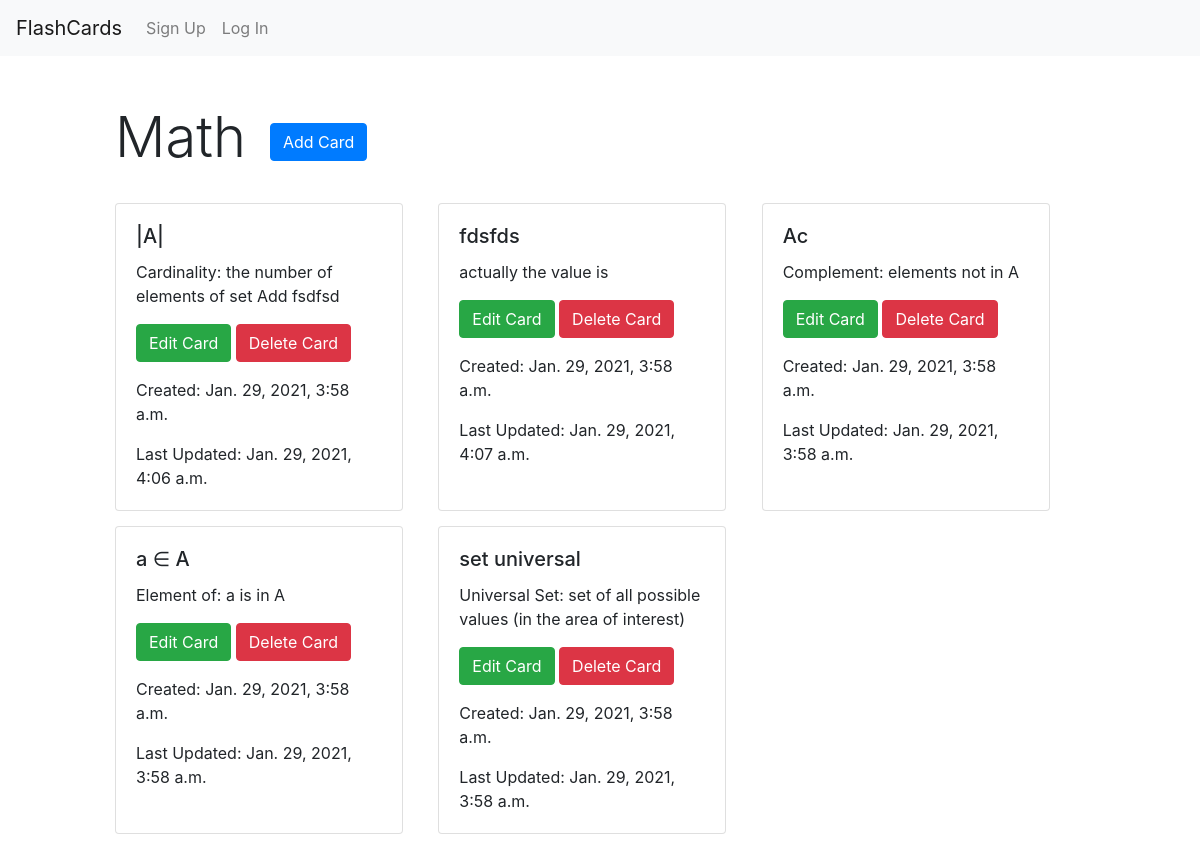
/deck/1, run on the app's committed database.
### flashapp/models.py (models this page shows)
class Deck(models.Model):
    title = models.TextField(max_length=150)
    user = models.ForeignKey(User, on_delete=models.CASCADE)

class Card(models.Model):
    title = models.TextField(max_length=150)
    notes = models.TextField(max_length=300)
    deck = models.ForeignKey(Deck, on_delete=models.CASCADE)
    date_created = models.DateTimeField(default=timezone.now())
    date_updated = models.DateTimeField(default=timezone.now())

### flashapp/views.py (the view)
# urls.py: path('deck/<deck>', views.deck, name="deck"),
def deck(request, deck):
    current_deck = Deck.objects.get(id=deck)
    cards = Card.objects.filter(deck_id=deck)
    return render(request, 'deck.html', {"deck": current_deck, "cards": cards})

### flashapp/templates/deck.html (shortened to what this page needs)
{% extends 'base.html' %}
{% load tz %}
{% block content %}
<div class="container-fluid">
    <div class="row mt-5">
        <div class="col-1"></div>
        <div class="col-10 d-flex justify-content-left align-items-center">
            <h1 class="display-4">{{ deck.title }}</h1>
            <a href="{% url 'add-card' deck=deck.id %}" class="btn btn-primary my-2 ml-4">Add Card</a>
        </div>
        <div class="col-1"></div>
    </div>
    <div class="row mt-4">
        <div class="col-1"></div>
        <div id="deck-container" class="col-10">
            {% for card in cards %}
            <div class="card" style="width: 18rem;">
                <div class="card-body">
                    <h5 class="card-title">{{ card.title }}</h5>
                    <p class="card-text">{{ card.notes }}</p>
                    <a href="{% url 'edit-card' card=card.id %}" class="btn btn-success">Edit Card</a>
                    <a href="{% url 'delete' card=card.id%}"class="btn btn-danger">Delete Card</a>
                    <p class="card-text mt-3">{% localtime on %} Created: {{ card.date_created }} {% endlocaltime %}</p>
                    <p class="card-text mt-3">{% localtime on %} Last Updated: {{ card.date_updated }} {% endlocaltime %}</p>
                </div>
            </div>
            {% endfor %}
        </div>
        <div class="col-1"></div>
    </div>
</div>
{% endblock %}

### flashapp/templates/base.html (shortened to what this page needs)
{% load bootstrap4 %}
<!DOCTYPE html>
<html lang="en">
<head>
    {% block styles %}
        {% bootstrap_css %}
        {% load static %}
        <link rel="stylesheet" href="{% static 'style.css' %}" media="all">
    {% endblock %}
</head>
<body>
    {% include "navbar.html" %}
    {% block content %} {% endblock %}
</body>
</html>

### flashapp/templates/navbar.html (shortened to what this page needs)
<nav class="navbar navbar-expand-lg navbar-light bg-light">
  <a class="navbar-brand" href="{% url 'homepage' %}">FlashCards</a>
  <div class="collapse navbar-collapse" id="navbarSupportedContent">
    <ul class="navbar-nav mr-auto">
        {% if not user.is_authenticated %}
        <li class="nav-item">
            <a class="nav-link" href="{% url 'signup' %}">Sign Up</a>
        </li>
        <li class="nav-item">
            <a class="nav-link" href="{% url 'login' %}">Log In</a>
        </li>
        {% else %}
        <li class="nav-item">
            <a class="nav-link" href="{% url 'logout' %}">Log Out</a>
        </li>
        {% endif %}
    </ul>
  </div>
</nav>

### flashapp/static/style.css (style rules this page uses)
#deck-container { display: grid; grid-template-columns: repeat(3, 1fr); grid-template-rows: repeat(3, 1fr); row-gap: 15px; }

### data on the page
Deck: title "Math"
Card: title "|A|", notes "Cardinality: the number of elements of set Add fsdfsd", date_created "Jan. 29, 2021, 3:58 a.m.", date_updated "Jan. 29, 2021, 4:06 a.m."
Card: title "fdsfds", notes "actually the value is", date_created "Jan. 29, 2021, 3:58 a.m.", date_updated "Jan. 29, 2021, 4:07 a.m."
Card: title "Ac", notes "Complement: elements not in A", date_created "Jan. 29, 2021, 3:58 a.m.", date_updated "Jan. 29, 2021, 3:58 a.m."
Card: title "a ∈ A", notes "Element of: a is in A", date_created "Jan. 29, 2021, 3:58 a.m.", date_updated "Jan. 29, 2021, 3:58 a.m."
Card: title "set universal", notes "Universal Set: set of all possible values (in the area of interest)", date_created "Jan. 29, 2021, 3:58 a.m.", date_updated "Jan. 29, 2021, 3:58 a.m."
